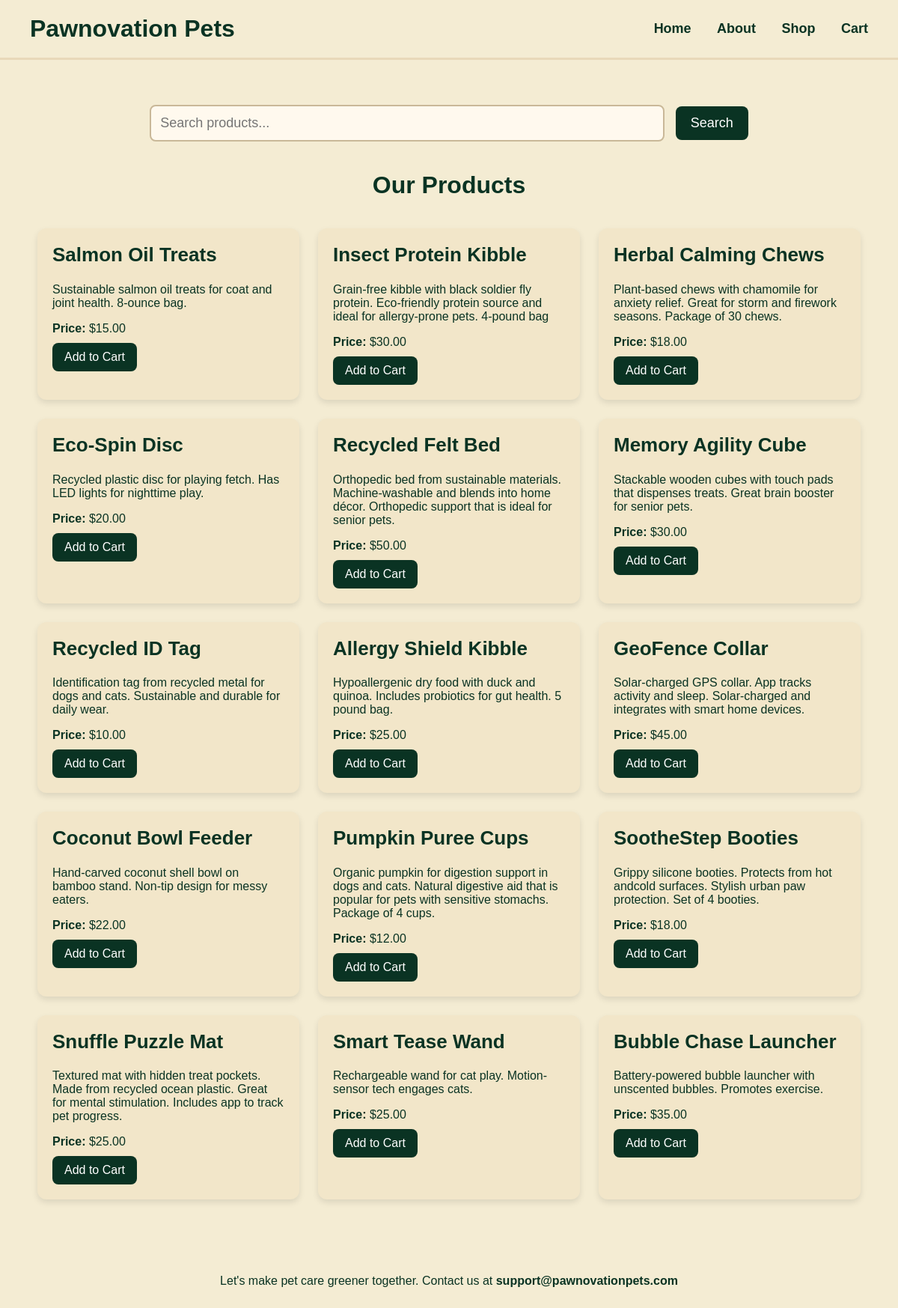
/products.php, run on the app's committed database.
### tables this page shows
CREATE TABLE `product` (
  `productID` int(9) UNSIGNED NOT NULL,
  `productName` varchar(100) NOT NULL,
  `description` text NOT NULL,
  `price` decimal(5,2) UNSIGNED NOT NULL,
  `category` int(1) NOT NULL COMMENT 'corresponds to toys -1,food -2, accessories -3'
);

### products.php (the view, shortened to what this page needs)
<?php
include('config/database.php');
$search = "";
$where = "";
$sql = "SELECT * FROM product $where";
$result = mysqli_query($conn, $sql);
?>
<!DOCTYPE html>
<html lang="en">
<head>
</head>
<body>
<div class="navbar">
    <div class="nav-left">
        <h1>Pawnovation Pets</h1>
    </div>
    <div class="nav-right">
        <a href="index.php">Home</a>
        <a href="about.php">About</a>
        <a href="products.php">Shop</a>
        <a href="cart.php">Cart</a>
    </div>
</div>
<div class="container">
    <div class="search-box">
        <form action="products.php" method="GET">
            <input
                type="text"
                name="query"
                placeholder="Search products..."
                class="search-input"
                value="<?php echo htmlspecialchars($search); ?>"
            >
            <button type="submit" class="search-btn">Search</button>
        </form>
    </div>
    <h1 style="text-align:center;">Our Products</h1>
    <br>
    <div class="product-grid">
        <?php
        if ($result && mysqli_num_rows($result) > 0) {
            while ($row = mysqli_fetch_assoc($result)) {
                echo "<div class='product-card'>";
                echo "<h2>" . $row['productName'] . "</h2>";
                echo "<p>" . $row['description'] . "</p>";
                echo "<p><strong>Price:</strong> $" . $row['price'] . "</p>";
                echo "
                <form action='add_to_cart.php' method='POST'>
                    <input type='hidden' name='productid' value='" . $row['productid'] . "'>
                    <input type='hidden' name='productName' value='" . $row['productName'] . "'>
                    <input type='hidden' name='price' value='" . $row['price'] . "'>
                    <button type='submit' class='cart-btn'>Add to Cart</button>
                </form>
                    ";
                echo "</div>";
            }
        } else {
            echo "<p>No products found.</p>";
        }
        ?>
    </div>
</div>
<div class="footer">
    Let's make pet care greener together.
    Contact us at <strong>support@pawnovationpets.com</strong>
</div>
</body>
</html>

### products.php (style rules this page uses)
body { margin: 0; background-color: #F4ECD3; font-family: 'calibri', sans-serif; color: #0A3323; }
.navbar { background-color: #F4ECD3; padding: 20px 40px; display: flex; justify-content: space-between; align-items: center; border-bottom: 3px solid #E8D8B9; }
.nav-left h1 { font-size: 32px; margin: 0; font-weight: bold; color: #0A3323; }
.nav-right a { margin-left: 30px; text-decoration: none; color: #0A3323; font-size: 18px; font-weight: bold; }
.container { max-width: 1100px; margin: 40px auto; padding: 20px; }
.search-box { text-align: center; margin-bottom: 40px; }
.search-input { width: 60%; padding: 12px; border-radius: 8px; border: 2px solid #C9B898; font-size: 18px; font-family: inherit; background-color: #FFF9EE; }
.search-btn { padding: 12px 20px; margin-left: 10px; border: none; border-radius: 8px; background-color: #0A3323; color: white; font-size: 18px; cursor: pointer; font-family: inherit; }
.product-grid { display: grid; grid-template-columns: repeat(3, 1fr); gap: 25px; }
.product-card { background-color: #F2E6C9; padding: 20px; border-radius: 12px; box-shadow: 0 4px 8px rgba(0,0,0,0.1); }
.product-card h2 { margin-top: 0; font-size: 26px; color: #0A3323; }
.product-card p { font-size: 16px; margin-bottom: 10px; }
.cart-btn { padding: 10px 16px; background-color: #0A3323; color: white; border: none; border-radius: 8px; cursor: pointer; font-size: 16px; font-family: inherit; }
.footer { text-align: center; padding: 30px; margin-top: 50px; font-size: 16px; color: #0A3323; }

### data on the page
product: productName "Salmon Oil Treats", description "Sustainable salmon oil treats for coat and joint health. 8-ounce bag.", price "15.00"
product: productName "Insect Protein Kibble", description "Grain-free kibble with black soldier fly protein. Eco-friendly protein source and ideal for allergy-prone pets. 4-pound bag", price "30.00"
product: productName "Herbal Calming Chews", description "Plant-based chews with chamomile for anxiety relief. Great for storm and firework seasons. Package of 30 chews.", price "18.00"
product: productName "Eco-Spin Disc", description "Recycled plastic disc for playing fetch. Has LED lights for nighttime play.", price "20.00"
product: productName "Recycled Felt Bed", description "Orthopedic bed from sustainable materials. Machine-washable and blends into home décor. Orthopedic support that is ideal for senior pets.", price "50.00"
product: productName "Memory Agility Cube", description "Stackable wooden cubes with touch pads that dispenses treats. Great brain booster for senior pets.", price "30.00"
product: productName "Recycled ID Tag", description "Identification tag from recycled metal for dogs and cats. Sustainable and durable for daily wear.", price "10.00"
product: productName "Allergy Shield Kibble", description "Hypoallergenic dry food with duck and quinoa. Includes probiotics for gut health. 5 pound bag.", price "25.00"
product: productName "GeoFence Collar", description "Solar-charged GPS collar. App tracks activity and sleep. Solar-charged and integrates with smart home devices.", price "45.00"
product: productName "Coconut Bowl Feeder", description "Hand-carved coconut shell bowl on bamboo stand. Non-tip design for messy eaters.", price "22.00"
product: productName "Pumpkin Puree Cups", description "Organic pumpkin for digestion support in dogs and cats. Natural digestive aid that is popular for pets with sensitive stomachs. Package of 4 cups.", price "12.00"
product: productName "SootheStep Booties", description "Grippy silicone booties. Protects from hot andcold surfaces. Stylish urban paw protection. Set of 4 booties.", price "18.00"
product: productName "Snuffle Puzzle Mat", description "Textured mat with hidden treat pockets. Made from recycled ocean plastic. Great for mental stimulation. Includes app to track pet progress.", price "25.00"
product: productName "Smart Tease Wand", description "Rechargeable wand for cat play. Motion-sensor tech engages cats.", price "25.00"
product: productName "Bubble Chase Launcher", description "Battery-powered bubble launcher with unscented bubbles. Promotes exercise.", price "35.00"
